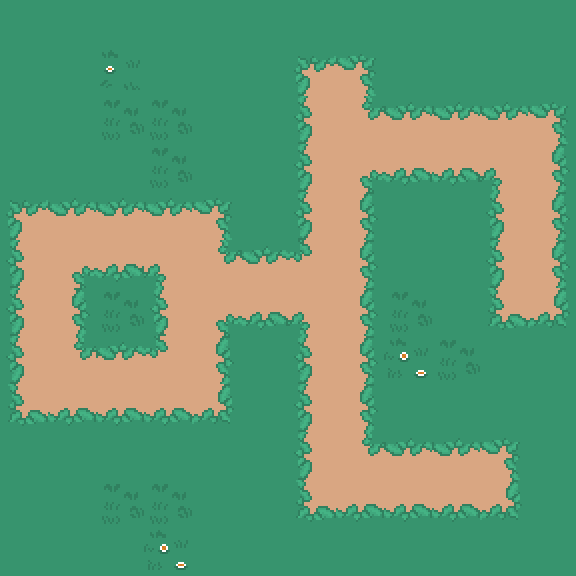

A 2D game scene composited from a Tiled map and its tileset images. What follows is a short description and the map's XML, with every tile layer's data as written:
An orthogonal 12x12 tile map with 48x48 px tiles, 3 tile layers (Tile Layer 1, Tile Layer 2, Tile Layer 3) and 4 objects (4x wall).

<map version="1.2" tiledversion="1.3.4" orientation="orthogonal" renderorder="right-down" width="12" height="12" tilewidth="48" tileheight="48" infinite="0" nextlayerid="5" nextobjectid="7">
 <tileset firstgid="1" source="Big-Textures.tsx" />
 <layer id="1" name="Tile Layer 1" width="12" height="12">
  <data encoding="csv">
1,1,1,1,1,1,1,1,1,1,1,1,
1,1,3,1,1,1,4,6,1,1,1,1,
1,1,12,12,1,1,13,25,5,5,5,6,
1,1,1,12,1,1,13,7,23,23,9,15,
4,5,5,5,6,1,13,15,1,1,13,15,
13,7,8,9,25,5,27,15,1,1,13,15,
13,16,17,18,7,23,9,15,12,1,22,24,
13,25,26,27,15,1,13,15,11,12,1,1,
22,23,23,23,24,1,13,15,1,1,1,1,
1,1,1,1,1,1,13,25,5,5,6,1,
1,1,12,12,1,1,22,23,23,23,24,1,
1,1,1,11,1,1,1,1,1,1,1,1
</data>
 </layer>
 <layer id="2" name="Tile Layer 2" width="12" height="12">
  <data encoding="csv">
0,0,0,0,0,0,0,0,0,0,0,0,
0,0,0,0,0,0,0,0,0,0,0,0,
0,0,0,0,0,0,0,0,0,0,0,0,
0,0,0,0,0,0,0,0,0,0,0,0,
0,0,0,0,0,0,0,0,0,0,0,0,
0,0,0,0,0,0,0,0,0,0,0,0,
0,0,0,0,0,0,0,0,0,0,0,0,
0,0,0,0,0,0,0,0,0,0,0,0,
0,0,0,0,0,0,0,0,0,0,0,0,
0,0,0,0,0,0,0,0,0,0,0,0,
0,0,0,0,0,0,0,0,0,0,0,0,
0,0,0,0,0,0,0,0,0,0,0,0
</data>
 </layer>
 <layer id="3" name="Tile Layer 3" width="12" height="12">
  <data encoding="csv">
0,0,0,0,0,0,0,0,0,0,0,0,
0,0,0,0,0,0,0,0,0,0,0,0,
0,0,0,0,0,0,0,0,0,0,0,0,
0,0,0,0,0,0,0,0,0,0,0,0,
0,0,0,0,0,0,0,0,0,0,0,0,
0,0,0,0,0,0,0,0,0,0,0,0,
0,0,0,0,0,0,0,0,0,0,0,0,
0,0,0,0,0,0,0,0,0,0,0,0,
0,0,0,0,0,0,0,0,0,0,0,0,
0,0,0,0,0,0,0,0,0,0,0,0,
0,0,0,0,0,0,0,0,0,0,0,0,
0,0,0,0,0,0,0,0,0,0,0,0
</data>
 </layer>
 <objectgroup id="4" name="Obstacles">
  <object id="3" name="wall" x="0" y="-11" width="576" height="11" />
  <object id="4" name="wall" x="0" y="576" width="576" height="11" />
  <object id="5" name="wall" x="-11" y="-11" width="11" height="598" />
  <object id="6" name="wall" x="576" y="-11" width="11" height="598" />
 </objectgroup>
</map>